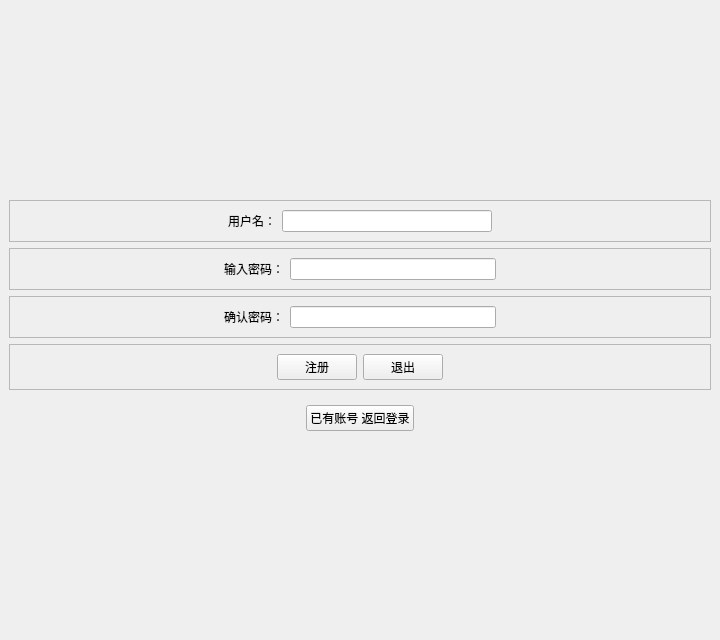
<?xml version="1.0" encoding="UTF-8"?>
<ui version="4.0">
 <class>RegisterWindow</class>
 <widget class="QMainWindow" name="RegisterWindow">
  <property name="geometry">
   <rect>
    <x>0</x>
    <y>0</y>
    <width>720</width>
    <height>640</height>
   </rect>
  </property>
  <property name="windowTitle">
   <string>注册</string>
  </property>
  <widget class="QWidget" name="centralwidget">
   <property name="styleSheet">
    <string notr="true">#centralwidget{

}</string>
   </property>
   <layout class="QVBoxLayout" name="verticalLayout">
    <item>
     <spacer name="verticalSpacer">
      <property name="orientation">
       <enum>Qt::Vertical</enum>
      </property>
      <property name="sizeHint" stdset="0">
       <size>
        <width>20</width>
        <height>40</height>
       </size>
      </property>
     </spacer>
    </item>
    <item>
     <widget class="QFrame" name="frame">
      <property name="frameShape">
       <enum>QFrame::StyledPanel</enum>
      </property>
      <property name="frameShadow">
       <enum>QFrame::Raised</enum>
      </property>
      <layout class="QHBoxLayout" name="horizontalLayout">
       <item>
        <spacer name="horizontalSpacer">
         <property name="orientation">
          <enum>Qt::Horizontal</enum>
         </property>
         <property name="sizeHint" stdset="0">
          <size>
           <width>40</width>
           <height>20</height>
          </size>
         </property>
        </spacer>
       </item>
       <item>
        <widget class="QLabel" name="label">
         <property name="text">
          <string>用户名：</string>
         </property>
        </widget>
       </item>
       <item>
        <widget class="QLineEdit" name="lineEdit"/>
       </item>
       <item>
        <spacer name="horizontalSpacer_2">
         <property name="orientation">
          <enum>Qt::Horizontal</enum>
         </property>
         <property name="sizeHint" stdset="0">
          <size>
           <width>40</width>
           <height>20</height>
          </size>
         </property>
        </spacer>
       </item>
      </layout>
     </widget>
    </item>
    <item>
     <widget class="QFrame" name="frame_2">
      <property name="frameShape">
       <enum>QFrame::StyledPanel</enum>
      </property>
      <property name="frameShadow">
       <enum>QFrame::Raised</enum>
      </property>
      <layout class="QHBoxLayout" name="horizontalLayout_2">
       <item>
        <spacer name="horizontalSpacer_3">
         <property name="orientation">
          <enum>Qt::Horizontal</enum>
         </property>
         <property name="sizeHint" stdset="0">
          <size>
           <width>40</width>
           <height>20</height>
          </size>
         </property>
        </spacer>
       </item>
       <item>
        <widget class="QLabel" name="label_2">
         <property name="text">
          <string>输入密码：</string>
         </property>
        </widget>
       </item>
       <item>
        <widget class="QLineEdit" name="lineEdit_2"/>
       </item>
       <item>
        <spacer name="horizontalSpacer_4">
         <property name="orientation">
          <enum>Qt::Horizontal</enum>
         </property>
         <property name="sizeHint" stdset="0">
          <size>
           <width>40</width>
           <height>20</height>
          </size>
         </property>
        </spacer>
       </item>
      </layout>
     </widget>
    </item>
    <item>
     <widget class="QFrame" name="frame_3">
      <property name="frameShape">
       <enum>QFrame::StyledPanel</enum>
      </property>
      <property name="frameShadow">
       <enum>QFrame::Raised</enum>
      </property>
      <layout class="QHBoxLayout" name="horizontalLayout_3">
       <item>
        <spacer name="horizontalSpacer_5">
         <property name="orientation">
          <enum>Qt::Horizontal</enum>
         </property>
         <property name="sizeHint" stdset="0">
          <size>
           <width>40</width>
           <height>20</height>
          </size>
         </property>
        </spacer>
       </item>
       <item>
        <widget class="QLabel" name="label_3">
         <property name="text">
          <string>确认密码：</string>
         </property>
        </widget>
       </item>
       <item>
        <widget class="QLineEdit" name="lineEdit_3"/>
       </item>
       <item>
        <spacer name="horizontalSpacer_6">
         <property name="orientation">
          <enum>Qt::Horizontal</enum>
         </property>
         <property name="sizeHint" stdset="0">
          <size>
           <width>40</width>
           <height>20</height>
          </size>
         </property>
        </spacer>
       </item>
      </layout>
     </widget>
    </item>
    <item>
     <widget class="QFrame" name="frame_4">
      <property name="frameShape">
       <enum>QFrame::StyledPanel</enum>
      </property>
      <property name="frameShadow">
       <enum>QFrame::Raised</enum>
      </property>
      <layout class="QHBoxLayout" name="horizontalLayout_4">
       <item>
        <spacer name="horizontalSpacer_7">
         <property name="orientation">
          <enum>Qt::Horizontal</enum>
         </property>
         <property name="sizeHint" stdset="0">
          <size>
           <width>40</width>
           <height>20</height>
          </size>
         </property>
        </spacer>
       </item>
       <item>
        <widget class="QPushButton" name="pushButton">
         <property name="styleSheet">
          <string notr="true"/>
         </property>
         <property name="text">
          <string>注册</string>
         </property>
        </widget>
       </item>
       <item>
        <widget class="QPushButton" name="pushButton_2">
         <property name="styleSheet">
          <string notr="true"/>
         </property>
         <property name="text">
          <string>退出</string>
         </property>
        </widget>
       </item>
       <item>
        <spacer name="horizontalSpacer_8">
         <property name="orientation">
          <enum>Qt::Horizontal</enum>
         </property>
         <property name="sizeHint" stdset="0">
          <size>
           <width>40</width>
           <height>20</height>
          </size>
         </property>
        </spacer>
       </item>
      </layout>
     </widget>
    </item>
    <item>
     <widget class="QWidget" name="widget" native="true">
      <layout class="QHBoxLayout" name="horizontalLayout_5">
       <item>
        <spacer name="horizontalSpacer_9">
         <property name="orientation">
          <enum>Qt::Horizontal</enum>
         </property>
         <property name="sizeHint" stdset="0">
          <size>
           <width>40</width>
           <height>20</height>
          </size>
         </property>
        </spacer>
       </item>
       <item>
        <widget class="QPushButton" name="pushButton_3">
         <property name="text">
          <string>已有账号 返回登录</string>
         </property>
        </widget>
       </item>
       <item>
        <spacer name="horizontalSpacer_10">
         <property name="orientation">
          <enum>Qt::Horizontal</enum>
         </property>
         <property name="sizeHint" stdset="0">
          <size>
           <width>40</width>
           <height>20</height>
          </size>
         </property>
        </spacer>
       </item>
      </layout>
     </widget>
    </item>
    <item>
     <spacer name="verticalSpacer_2">
      <property name="orientation">
       <enum>Qt::Vertical</enum>
      </property>
      <property name="sizeHint" stdset="0">
       <size>
        <width>20</width>
        <height>40</height>
       </size>
      </property>
     </spacer>
    </item>
   </layout>
  </widget>
 </widget>
 <resources/>
 <connections/>
</ui>
